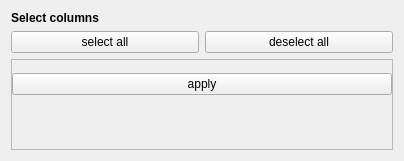
<?xml version="1.0" encoding="UTF-8"?>
<ui version="4.0">
 <class>Form</class>
 <widget class="QWidget" name="Form">
  <property name="geometry">
   <rect>
    <x>0</x>
    <y>0</y>
    <width>404</width>
    <height>161</height>
   </rect>
  </property>
  <property name="windowTitle">
   <string>Form</string>
  </property>
  <layout class="QVBoxLayout" name="verticalLayout">
   <item>
    <widget class="QLabel" name="label_7">
     <property name="font">
      <font>
       <weight>75</weight>
       <bold>true</bold>
      </font>
     </property>
     <property name="text">
      <string>Select columns</string>
     </property>
    </widget>
   </item>
   <item>
    <layout class="QHBoxLayout" name="horizontalLayout_3">
     <item>
      <widget class="QPushButton" name="selectAll">
       <property name="text">
        <string>select all</string>
       </property>
       <property name="checkable">
        <bool>false</bool>
       </property>
       <property name="checked">
        <bool>false</bool>
       </property>
      </widget>
     </item>
     <item>
      <widget class="QPushButton" name="deselectAll">
       <property name="text">
        <string>deselect all</string>
       </property>
       <property name="checkable">
        <bool>false</bool>
       </property>
      </widget>
     </item>
    </layout>
   </item>
   <item>
    <widget class="QScrollArea" name="scrollArea">
     <property name="widgetResizable">
      <bool>true</bool>
     </property>
     <widget class="QWidget" name="scrollAreaWidgetContents">
      <property name="geometry">
       <rect>
        <x>0</x>
        <y>0</y>
        <width>380</width>
        <height>77</height>
       </rect>
      </property>
      <layout class="QVBoxLayout" name="verticalLayout_3">
       <property name="spacing">
        <number>0</number>
       </property>
       <property name="leftMargin">
        <number>0</number>
       </property>
       <property name="topMargin">
        <number>0</number>
       </property>
       <property name="rightMargin">
        <number>0</number>
       </property>
       <property name="bottomMargin">
        <number>0</number>
       </property>
       <item>
        <widget class="QWidget" name="colnames" native="true">
         <layout class="QGridLayout" name="grid">
          <property name="bottomMargin">
           <number>4</number>
          </property>
          <property name="spacing">
           <number>0</number>
          </property>
         </layout>
        </widget>
       </item>
       <item>
        <widget class="QPushButton" name="apply">
         <property name="text">
          <string>apply</string>
         </property>
        </widget>
       </item>
       <item>
        <spacer name="verticalSpacer">
         <property name="orientation">
          <enum>Qt::Vertical</enum>
         </property>
         <property name="sizeHint" stdset="0">
          <size>
           <width>20</width>
           <height>40</height>
          </size>
         </property>
        </spacer>
       </item>
      </layout>
     </widget>
    </widget>
   </item>
  </layout>
 </widget>
 <resources/>
 <connections/>
</ui>
